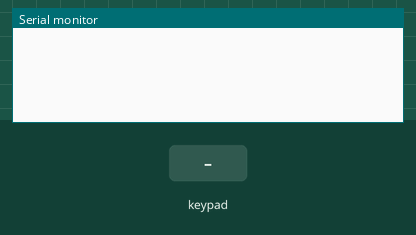
Simulated run of this sketch. Board: ESP32. Parts: the last lines printed to the serial monitor. Wiring (inferred from the names in the program): 4×4 keypad with keys 1 2 3 A 4 5 6 B 7 8 9 C * 0 # D: rows GPIO 32, GPIO 17, GPIO 5, GPIO 4; columns GPIO 25, GPIO 27, GPIO 26, GPIO 22. The test bench sets the inputs (shaded band).

Above: at 1.2 s.
1.3 s: key '1' pressed
At 2.2 s:
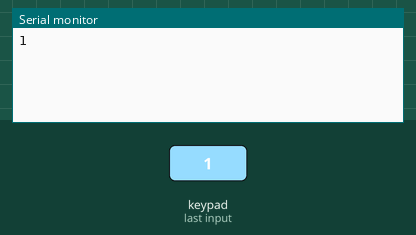
2.9 s: keypad keys 3 2 1 7 5 4 # pressed 0.4 s apart
At 6.4 s:
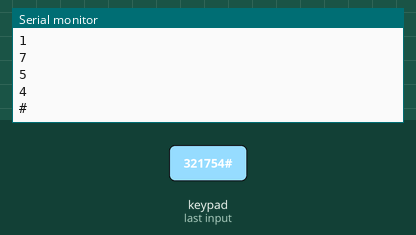
7.2 s: key 'A' pressed
At 7.9 s:
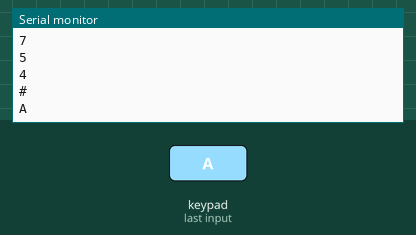
8.8 s: keypad keys 3 2 1 7 5 4 D pressed 0.4 s apart
At 12.1 s:
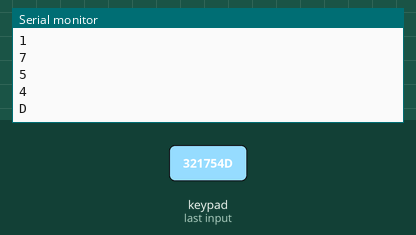
13.1 s: keypad keys 3 2 1 7 5 4 * pressed 0.4 s apart
At 16.6 s:
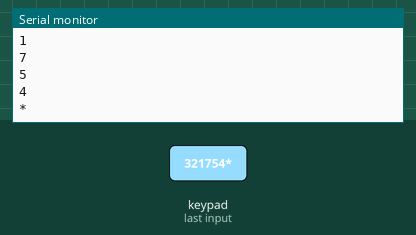
17.4 s: key 'B' pressed
At 18.1 s:
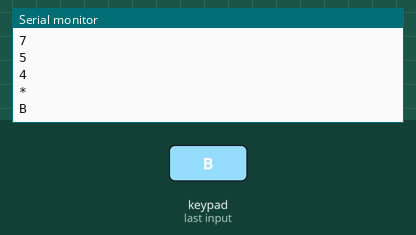
Timing chart, 0 to 20.0 s (numbered marks = the images above; inputs shaded):
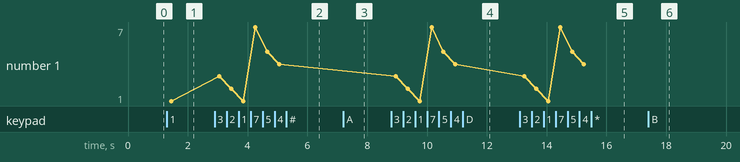

The sketch:

22._Keypad.ino
```cpp
#define ROWS 4
#define COLS 4

char hexaKeys[ROWS][COLS] = {
  {'1', '2', '3', 'A'},
  {'4', '5', '6', 'B'},
  {'7', '8', '9', 'C'},
  {'*', '0', '#', 'D'}
};

byte rowPins[ROWS] = {32, 17, 5, 4};
byte colPins[COLS] = {25, 27, 26, 22};

byte scanCode[ROWS][COLS] = {
  {0, 1, 1, 1},
  {1, 0, 1, 1},
  {1, 1, 0, 1},
  {1, 1, 1, 0}
};

char key;

char keyScan() {
  for (int i=0; i<4; i++) {
    for (int j=0; j<4; j++) {
      digitalWrite(rowPins[j], scanCode[i][j]);
    }
    for (int k=0; k<4; k++) {
      if (digitalRead(colPins[k]) == 0) {
        delay(10);
        if (digitalRead(colPins[k]) == 0) {
          while(digitalRead(colPins[k]) == 0);
          return hexaKeys[i][k];
        }
      }
    }
  }
  return 'X';
}

void setup(){
  Serial.begin(9600);
  for (int i=0; i<4; i++) {
    pinMode(rowPins[i], OUTPUT);
    pinMode(colPins[i], INPUT_PULLUP);
  }
}

void loop(){
  key = keyScan();

  if (key != 'X'){
    Serial.println(key);
  }
}
```

Measured:
- after the input at 1.3 s, the serial monitor: prints a new line after 0.15 s (image 1)
- after the input at 2.9 s, the serial monitor: prints a new line after 0.15 s (image 2)
- after the input at 7.2 s, the serial monitor: prints a new line after 0.15 s (image 3)
- after the input at 8.8 s, the serial monitor: prints a new line after 0.15 s (image 4)
- after the input at 13.1 s, the serial monitor: prints a new line after 0.15 s (image 5)
- after the input at 17.4 s, the serial monitor: prints a new line after 0.15 s (image 6)
- plotted number 1: 1 → 4 after the input at 2.9 s
